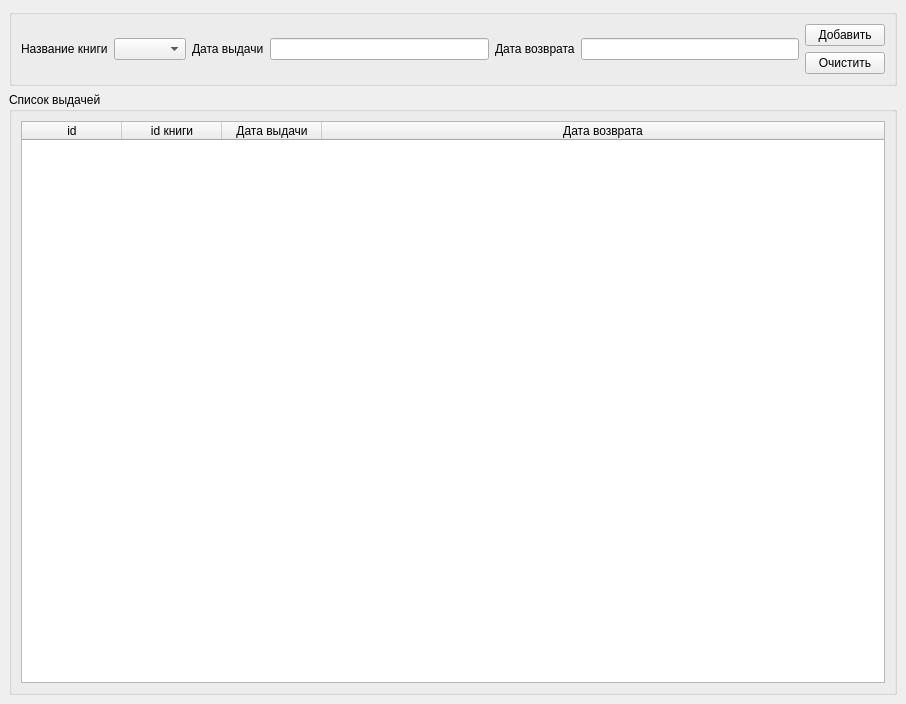
<?xml version="1.0" encoding="UTF-8"?>
<ui version="4.0">
 <class>MainWindow</class>
 <widget class="QMainWindow" name="MainWindow">
  <property name="geometry">
   <rect>
    <x>0</x>
    <y>0</y>
    <width>906</width>
    <height>704</height>
   </rect>
  </property>
  <property name="windowTitle">
   <string>Список выдачей</string>
  </property>
  <widget class="QWidget" name="centralwidget">
   <layout class="QVBoxLayout" name="verticalLayout_2">
    <item>
     <widget class="QGroupBox" name="groupBox">
      <property name="title">
       <string/>
      </property>
      <layout class="QHBoxLayout" name="horizontalLayout_2">
       <item>
        <layout class="QHBoxLayout" name="horizontalLayout">
         <item>
          <widget class="QLabel" name="label_3">
           <property name="text">
            <string>Название книги</string>
           </property>
          </widget>
         </item>
         <item>
          <widget class="QComboBox" name="cb_BookName"/>
         </item>
         <item>
          <widget class="QLabel" name="label">
           <property name="text">
            <string>Дата выдачи</string>
           </property>
          </widget>
         </item>
         <item>
          <widget class="QLineEdit" name="lineDateOut"/>
         </item>
         <item>
          <widget class="QLabel" name="label_2">
           <property name="text">
            <string>Дата возврата</string>
           </property>
          </widget>
         </item>
         <item>
          <widget class="QLineEdit" name="lineDateIN">
           <property name="echoMode">
            <enum>QLineEdit::Normal</enum>
           </property>
          </widget>
         </item>
        </layout>
       </item>
       <item>
        <layout class="QVBoxLayout" name="verticalLayout">
         <item>
          <widget class="QPushButton" name="btnAdd">
           <property name="text">
            <string>Добавить</string>
           </property>
          </widget>
         </item>
         <item>
          <widget class="QPushButton" name="btnReset">
           <property name="text">
            <string>Очистить</string>
           </property>
          </widget>
         </item>
        </layout>
       </item>
      </layout>
     </widget>
    </item>
    <item>
     <widget class="QGroupBox" name="groupBox_2">
      <property name="title">
       <string>Список выдачей</string>
      </property>
      <layout class="QHBoxLayout" name="horizontalLayout_4">
       <item>
        <widget class="QTableWidget" name="table_book_out">
         <property name="editTriggers">
          <set>QAbstractItemView::NoEditTriggers</set>
         </property>
         <property name="alternatingRowColors">
          <bool>true</bool>
         </property>
         <property name="selectionMode">
          <enum>QAbstractItemView::SingleSelection</enum>
         </property>
         <property name="selectionBehavior">
          <enum>QAbstractItemView::SelectRows</enum>
         </property>
         <attribute name="horizontalHeaderStretchLastSection">
          <bool>true</bool>
         </attribute>
         <column>
          <property name="text">
           <string>id</string>
          </property>
         </column>
         <column>
          <property name="text">
           <string>id книги</string>
          </property>
         </column>
         <column>
          <property name="text">
           <string>Дата выдачи</string>
          </property>
         </column>
         <column>
          <property name="text">
           <string>Дата возврата</string>
          </property>
         </column>
        </widget>
       </item>
       <item>
        <layout class="QVBoxLayout" name="verticalLayout_3"/>
       </item>
      </layout>
     </widget>
    </item>
   </layout>
  </widget>
 </widget>
 <resources/>
 <connections/>
</ui>
